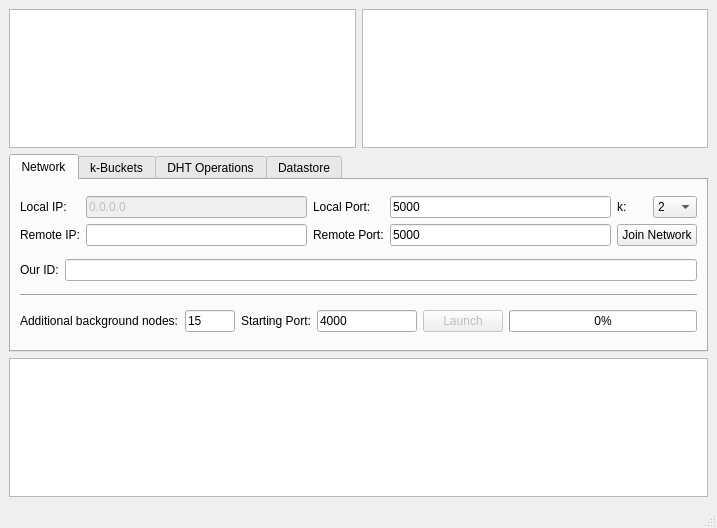
<?xml version="1.0" encoding="UTF-8"?>
<ui version="4.0">
 <class>MainWindow</class>
 <widget class="QMainWindow" name="MainWindow">
  <property name="geometry">
   <rect>
    <x>0</x>
    <y>0</y>
    <width>717</width>
    <height>528</height>
   </rect>
  </property>
  <property name="windowTitle">
   <string>NGI-Lab: Kademlia-based DHT</string>
  </property>
  <widget class="QWidget" name="centralwidget">
   <layout class="QVBoxLayout" name="verticalLayout">
    <item>
     <layout class="QHBoxLayout" name="horizontalLayout_5">
      <item>
       <widget class="QGraphicsView" name="gviewTree">
        <property name="font">
         <font>
          <family>Nimbus Sans L</family>
          <pointsize>8</pointsize>
         </font>
        </property>
        <property name="renderHints">
         <set>QPainter::Antialiasing|QPainter::TextAntialiasing</set>
        </property>
       </widget>
      </item>
      <item>
       <widget class="QGraphicsView" name="gviewKeys">
        <property name="renderHints">
         <set>QPainter::Antialiasing|QPainter::TextAntialiasing</set>
        </property>
       </widget>
      </item>
     </layout>
    </item>
    <item>
     <widget class="QTabWidget" name="tabWidget">
      <property name="sizePolicy">
       <sizepolicy hsizetype="Expanding" vsizetype="Preferred">
        <horstretch>0</horstretch>
        <verstretch>0</verstretch>
       </sizepolicy>
      </property>
      <property name="maximumSize">
       <size>
        <width>16777215</width>
        <height>250</height>
       </size>
      </property>
      <property name="layoutDirection">
       <enum>Qt::LeftToRight</enum>
      </property>
      <property name="currentIndex">
       <number>0</number>
      </property>
      <widget class="QWidget" name="tab_3">
       <attribute name="title">
        <string>Network</string>
       </attribute>
       <layout class="QVBoxLayout" name="verticalLayout_4">
        <item>
         <layout class="QGridLayout" name="gridLayout">
          <item row="0" column="0">
           <widget class="QLabel" name="label_5">
            <property name="text">
             <string>Local IP:</string>
            </property>
           </widget>
          </item>
          <item row="0" column="1">
           <widget class="QLineEdit" name="leLocalIP">
            <property name="enabled">
             <bool>false</bool>
            </property>
            <property name="text">
             <string>0.0.0.0</string>
            </property>
            <property name="readOnly">
             <bool>false</bool>
            </property>
           </widget>
          </item>
          <item row="0" column="2">
           <widget class="QLabel" name="label_7">
            <property name="text">
             <string>Local Port:</string>
            </property>
           </widget>
          </item>
          <item row="0" column="3">
           <widget class="QLineEdit" name="leLocalPort">
            <property name="text">
             <string>5000</string>
            </property>
           </widget>
          </item>
          <item row="1" column="0">
           <widget class="QLabel" name="label_8">
            <property name="text">
             <string>Remote IP:</string>
            </property>
           </widget>
          </item>
          <item row="1" column="1">
           <widget class="QLineEdit" name="leRemoteIP">
            <property name="text">
             <string/>
            </property>
           </widget>
          </item>
          <item row="1" column="2">
           <widget class="QLabel" name="label_9">
            <property name="text">
             <string>Remote Port:</string>
            </property>
           </widget>
          </item>
          <item row="1" column="3">
           <widget class="QLineEdit" name="leRemotePort">
            <property name="text">
             <string>5000</string>
            </property>
           </widget>
          </item>
          <item row="0" column="4">
           <layout class="QHBoxLayout" name="horizontalLayout_6">
            <item>
             <widget class="QLabel" name="label_10">
              <property name="text">
               <string>k:</string>
              </property>
             </widget>
            </item>
            <item>
             <widget class="QComboBox" name="cbKParam">
              <item>
               <property name="text">
                <string>2</string>
               </property>
              </item>
              <item>
               <property name="text">
                <string>4</string>
               </property>
              </item>
              <item>
               <property name="text">
                <string>8</string>
               </property>
              </item>
              <item>
               <property name="text">
                <string>12</string>
               </property>
              </item>
              <item>
               <property name="text">
                <string>20</string>
               </property>
              </item>
             </widget>
            </item>
           </layout>
          </item>
          <item row="1" column="4">
           <widget class="QPushButton" name="btnJoin">
            <property name="text">
             <string>Join Network</string>
            </property>
           </widget>
          </item>
         </layout>
        </item>
        <item>
         <layout class="QHBoxLayout" name="horizontalLayout_7">
          <item>
           <widget class="QLabel" name="label_11">
            <property name="text">
             <string>Our ID:</string>
            </property>
           </widget>
          </item>
          <item>
           <widget class="QLineEdit" name="leNodeId">
            <property name="readOnly">
             <bool>true</bool>
            </property>
           </widget>
          </item>
         </layout>
        </item>
        <item>
         <widget class="Line" name="line">
          <property name="orientation">
           <enum>Qt::Horizontal</enum>
          </property>
         </widget>
        </item>
        <item>
         <layout class="QHBoxLayout" name="horizontalLayout_8">
          <item>
           <widget class="QLabel" name="label_12">
            <property name="text">
             <string>Additional background nodes:</string>
            </property>
           </widget>
          </item>
          <item>
           <widget class="QLineEdit" name="leBgNodes">
            <property name="sizePolicy">
             <sizepolicy hsizetype="Preferred" vsizetype="Fixed">
              <horstretch>0</horstretch>
              <verstretch>0</verstretch>
             </sizepolicy>
            </property>
            <property name="maximumSize">
             <size>
              <width>50</width>
              <height>16777215</height>
             </size>
            </property>
            <property name="text">
             <string>15</string>
            </property>
           </widget>
          </item>
          <item>
           <widget class="QLabel" name="label_13">
            <property name="text">
             <string>Starting Port:</string>
            </property>
           </widget>
          </item>
          <item>
           <widget class="QLineEdit" name="leBgStartingPort">
            <property name="sizePolicy">
             <sizepolicy hsizetype="Preferred" vsizetype="Fixed">
              <horstretch>0</horstretch>
              <verstretch>0</verstretch>
             </sizepolicy>
            </property>
            <property name="maximumSize">
             <size>
              <width>100</width>
              <height>16777215</height>
             </size>
            </property>
            <property name="text">
             <string>4000</string>
            </property>
           </widget>
          </item>
          <item>
           <widget class="QPushButton" name="btnBgLaunch">
            <property name="enabled">
             <bool>false</bool>
            </property>
            <property name="text">
             <string>Launch</string>
            </property>
           </widget>
          </item>
          <item>
           <widget class="QProgressBar" name="pbBgNodes">
            <property name="value">
             <number>0</number>
            </property>
           </widget>
          </item>
         </layout>
        </item>
       </layout>
      </widget>
      <widget class="QWidget" name="tab_2">
       <attribute name="title">
        <string notr="true">k-Buckets</string>
       </attribute>
       <layout class="QVBoxLayout" name="verticalLayout_3">
        <item>
         <layout class="QHBoxLayout" name="horizontalLayout_3">
          <item>
           <widget class="QLabel" name="label_4">
            <property name="text">
             <string>k-Bucket:</string>
            </property>
           </widget>
          </item>
          <item>
           <widget class="QComboBox" name="cbBucket">
            <property name="sizePolicy">
             <sizepolicy hsizetype="Expanding" vsizetype="Fixed">
              <horstretch>0</horstretch>
              <verstretch>0</verstretch>
             </sizepolicy>
            </property>
           </widget>
          </item>
          <item>
           <widget class="QPushButton" name="btnRefreshBuckets">
            <property name="text">
             <string>Refresh</string>
            </property>
           </widget>
          </item>
          <item>
           <spacer name="horizontalSpacer">
            <property name="orientation">
             <enum>Qt::Horizontal</enum>
            </property>
            <property name="sizeHint" stdset="0">
             <size>
              <width>40</width>
              <height>20</height>
             </size>
            </property>
           </spacer>
          </item>
         </layout>
        </item>
        <item>
         <layout class="QHBoxLayout" name="horizontalLayout_4">
          <item>
           <widget class="QLabel" name="label_6">
            <property name="text">
             <string>Key Range:</string>
            </property>
           </widget>
          </item>
          <item>
           <widget class="QLabel" name="lbBucketKeyRange">
            <property name="sizePolicy">
             <sizepolicy hsizetype="Expanding" vsizetype="Preferred">
              <horstretch>0</horstretch>
              <verstretch>0</verstretch>
             </sizepolicy>
            </property>
            <property name="font">
             <font>
              <family>Monospace</family>
             </font>
            </property>
            <property name="text">
             <string>00-ff</string>
            </property>
           </widget>
          </item>
         </layout>
        </item>
        <item>
         <widget class="QTableWidget" name="twBucket">
          <property name="font">
           <font>
            <family>Monospace</family>
            <pointsize>9</pointsize>
           </font>
          </property>
          <property name="editTriggers">
           <set>QAbstractItemView::NoEditTriggers</set>
          </property>
          <property name="alternatingRowColors">
           <bool>true</bool>
          </property>
          <property name="selectionMode">
           <enum>QAbstractItemView::SingleSelection</enum>
          </property>
          <property name="selectionBehavior">
           <enum>QAbstractItemView::SelectRows</enum>
          </property>
          <property name="showGrid">
           <bool>false</bool>
          </property>
          <property name="gridStyle">
           <enum>Qt::SolidLine</enum>
          </property>
          <property name="wordWrap">
           <bool>false</bool>
          </property>
          <property name="rowCount">
           <number>2</number>
          </property>
          <property name="columnCount">
           <number>2</number>
          </property>
          <attribute name="horizontalHeaderDefaultSectionSize">
           <number>300</number>
          </attribute>
          <attribute name="horizontalHeaderStretchLastSection">
           <bool>true</bool>
          </attribute>
          <attribute name="verticalHeaderDefaultSectionSize">
           <number>20</number>
          </attribute>
          <attribute name="verticalHeaderMinimumSectionSize">
           <number>15</number>
          </attribute>
          <attribute name="verticalHeaderDefaultSectionSize">
           <number>20</number>
          </attribute>
          <attribute name="horizontalHeaderStretchLastSection">
           <bool>true</bool>
          </attribute>
          <attribute name="verticalHeaderMinimumSectionSize">
           <number>15</number>
          </attribute>
          <attribute name="horizontalHeaderDefaultSectionSize">
           <number>300</number>
          </attribute>
          <row/>
          <row/>
          <column/>
          <column/>
         </widget>
        </item>
       </layout>
      </widget>
      <widget class="QWidget" name="tabDht">
       <attribute name="title">
        <string>DHT Operations</string>
       </attribute>
       <layout class="QVBoxLayout" name="verticalLayout_2">
        <item>
         <layout class="QHBoxLayout" name="horizontalLayout">
          <item>
           <widget class="QLabel" name="label">
            <property name="text">
             <string>Key (text):</string>
            </property>
           </widget>
          </item>
          <item>
           <widget class="QLineEdit" name="leKeyText"/>
          </item>
          <item>
           <widget class="QLabel" name="label_2">
            <property name="text">
             <string>Value:</string>
            </property>
           </widget>
          </item>
          <item>
           <widget class="QLineEdit" name="leValue"/>
          </item>
          <item>
           <widget class="QPushButton" name="btnClearValue">
            <property name="text">
             <string>Clear Value</string>
            </property>
           </widget>
          </item>
          <item>
           <widget class="QPushButton" name="btnPut">
            <property name="text">
             <string>Put</string>
            </property>
           </widget>
          </item>
          <item>
           <widget class="QPushButton" name="btnGet">
            <property name="text">
             <string>Get</string>
            </property>
           </widget>
          </item>
          <item>
           <widget class="QPushButton" name="btnDelete">
            <property name="text">
             <string>Delete</string>
            </property>
           </widget>
          </item>
         </layout>
        </item>
        <item>
         <layout class="QHBoxLayout" name="horizontalLayout_2">
          <item>
           <widget class="QLabel" name="label_3">
            <property name="text">
             <string>Key (hash):</string>
            </property>
           </widget>
          </item>
          <item>
           <widget class="QLineEdit" name="leKeyHash">
            <property name="readOnly">
             <bool>true</bool>
            </property>
           </widget>
          </item>
         </layout>
        </item>
        <item>
         <spacer name="verticalSpacer_2">
          <property name="orientation">
           <enum>Qt::Vertical</enum>
          </property>
          <property name="sizeHint" stdset="0">
           <size>
            <width>20</width>
            <height>40</height>
           </size>
          </property>
         </spacer>
        </item>
       </layout>
      </widget>
      <widget class="QWidget" name="tab">
       <attribute name="title">
        <string>Datastore</string>
       </attribute>
       <layout class="QVBoxLayout" name="verticalLayout_5">
        <item>
         <widget class="QTableWidget" name="twDatastore">
          <property name="editTriggers">
           <set>QAbstractItemView::NoEditTriggers</set>
          </property>
          <property name="alternatingRowColors">
           <bool>true</bool>
          </property>
          <property name="selectionMode">
           <enum>QAbstractItemView::SingleSelection</enum>
          </property>
          <property name="selectionBehavior">
           <enum>QAbstractItemView::SelectRows</enum>
          </property>
          <property name="wordWrap">
           <bool>false</bool>
          </property>
          <property name="rowCount">
           <number>2</number>
          </property>
          <property name="columnCount">
           <number>5</number>
          </property>
          <attribute name="horizontalHeaderDefaultSectionSize">
           <number>120</number>
          </attribute>
          <attribute name="horizontalHeaderStretchLastSection">
           <bool>true</bool>
          </attribute>
          <attribute name="verticalHeaderDefaultSectionSize">
           <number>20</number>
          </attribute>
          <attribute name="verticalHeaderMinimumSectionSize">
           <number>15</number>
          </attribute>
          <attribute name="verticalHeaderDefaultSectionSize">
           <number>20</number>
          </attribute>
          <attribute name="horizontalHeaderStretchLastSection">
           <bool>true</bool>
          </attribute>
          <attribute name="verticalHeaderMinimumSectionSize">
           <number>15</number>
          </attribute>
          <attribute name="horizontalHeaderDefaultSectionSize">
           <number>120</number>
          </attribute>
          <row/>
          <row/>
          <column/>
          <column/>
          <column/>
          <column/>
          <column/>
         </widget>
        </item>
       </layout>
      </widget>
     </widget>
    </item>
    <item>
     <widget class="QTextEdit" name="teLog">
      <property name="font">
       <font>
        <family>Monospace</family>
       </font>
      </property>
      <property name="lineWrapMode">
       <enum>QTextEdit::NoWrap</enum>
      </property>
      <property name="readOnly">
       <bool>true</bool>
      </property>
     </widget>
    </item>
   </layout>
  </widget>
  <widget class="QMenuBar" name="menubar">
   <property name="geometry">
    <rect>
     <x>0</x>
     <y>0</y>
     <width>717</width>
     <height>23</height>
    </rect>
   </property>
  </widget>
  <widget class="QStatusBar" name="statusbar"/>
 </widget>
 <resources/>
 <connections/>
</ui>
